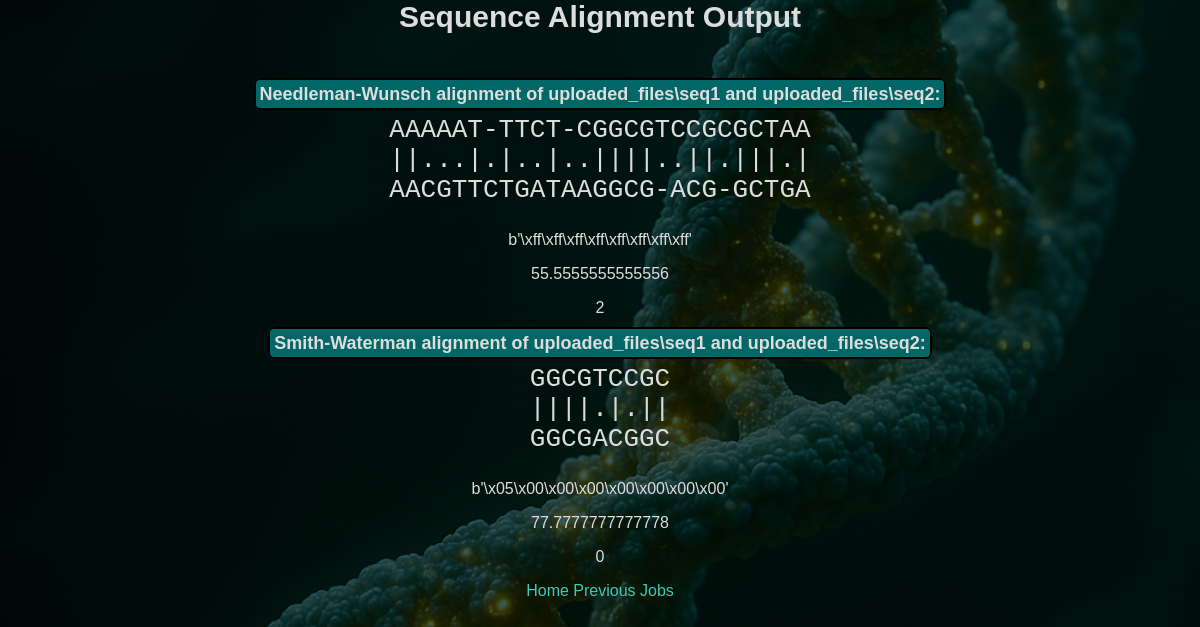
The app's page /jobs/97 with its own data.
### tables this page shows
CREATE TABLE jobs (
    current_time TEXT DEFAULT (datetime('now', 'localtime')),
    match_score INT,
    mismatch INT,
    gap INT,
    nw_seq1_name TEXT,
    nw_seq2_name TEXT,
    nw_result TEXT,
    sw_seq1_name TEXT,
    sw_seq2_name TEXT,
    sw_result TEXT
, score INT, percent_id TEXT, gaps INT, score2 INT, percent_id2 TEXT, gaps2 INT);

### app.py (the view)
@app.route("/jobs/<int:job_id>")
def get_job_by_id(job_id):
    db = get_db()
    cursor = db.cursor() # type: ignore
    cursor.execute("SELECT * FROM jobs WHERE rowid = ?", (job_id,))
    job = cursor.fetchone()
    if job is None:
        flash("Job not found.", "error")
        return redirect(url_for("index"))
    return render_template("submit_form.html",
        nw_alignment=job["nw_result"],
        nw_seq1=job["nw_seq1_name"],
        nw_seq2=job["nw_seq2_name"],
        nw_score=job["score"],
        nw_percent_id=job["percent_id"],
        nw_gaps=job["gaps"],
        sw_alignment=job["sw_result"],
        sw_score=job["score2"],
        sw_percent_id=job["percent_id2"],
        sw_gaps=job["gaps2"],
        sw_seq1=job["sw_seq1_name"],
        sw_seq2=job["sw_seq2_name"])

### app.py (called while the page is built)
def get_db():
    db = getattr(g, "_database", None)
    if db is None:
        db = g._database = sqlite3.connect(DATABASE)
        db.row_factory = sqlite3.Row
        return db

@app.teardown_appcontext
def close_conneciton(exception):
    db = getattr(g, "_database", None)
    if db is not None:
        db.close()

### templates/submit_form.html (shortened to what this page needs)
{% extends "base.html" %}
{% block body %}
<div class="content">
    <div class="pageTitle">Sequence Alignment Output</div>
    <div id="aligner">
        <label for="aligned">Needleman-Wunsch alignment of {{ nw_seq1 }} and {{ nw_seq2 }}:</label>
        <pre>{{ nw_alignment }}</pre>
        <div class="stats">
            <p>{{ nw_score }}</p>
            <p>{{ nw_percent_id }}</p>
            <p>{{ nw_gaps }}</p>
        </div>
    </div>
    <div id="sw_aligner">
        <label for="alignedsw">Smith-Waterman alignment of {{ sw_seq1 }} and {{ sw_seq2 }}:</label>
        <pre>{{ sw_alignment }}</pre>
        <div class="stats">
            <p>{{ sw_score }}</p>
            <p>{{ sw_percent_id }}</p>
            <p>{{ sw_gaps }}</p>
        </div>
    </div>
    <div class="options">
        <a href="/">Home</a>
        <a href="/jobs">Previous Jobs</a>
    </div>
</div>
{% endblock %}

### static/styles.css (style rules this page uses)
html { font-family: Arial, Helvetica, sans-serif; color:rgb(221, 221, 221); text-align: center; height: 100%; margin: 0; padding: 0; }
.pageTitle { text-align: center; font-size: 30px; font-weight: bold; margin-bottom: 50px; }
body { background-color: #1d2a35; background-image: url(images/dna_strand_bg.png); background-repeat: no-repeat; background-position: center center; background-attachment: fixed; background-size: cover; background-blend-mode: overlay; height: 100%; margin: 0; padding: 0; }
label { font-size: 18px; font-weight: bold; background-color: rgb(3, 103, 103); border: 2px solid black; padding: 4px; border-radius: 6px; }
label[for="aligned"] { margin-bottom: 0px; }
pre { font-size: 200%; margin-top: 10px; }
a:link { color:rgb(58, 202, 185); background-color: transparent; text-decoration: none; }

### records on screen
jobs: nw_seq1_name "uploaded_files\\seq1", nw_seq2_name "uploaded_files\\seq2", nw_result "AAAAAT-TTCT-CGGCGTCCGCGCTAA ||...|.|..|..||||..||.|||.| AACGTTCTGATAAGGCG-ACG-GCTGA", score "b'\\xff\\xff\\xff\\xff\\xff\\xff\\xff\\xff'", percent "55.5555555555556", sw_seq1_name "uploaded_files\\seq1", sw_seq2_name "uploaded_files\\seq2", sw_result "GGCGTCCGC ||||.|.|| GGCGACGGC", score2 "b'\\x05\\x00\\x00\\x00\\x00\\x00\\x00\\x00'", percent_id2 "77.7777777777778"

### other values on screen
{{ nw_gaps }} "2"
{{ sw_gaps }} "0"
